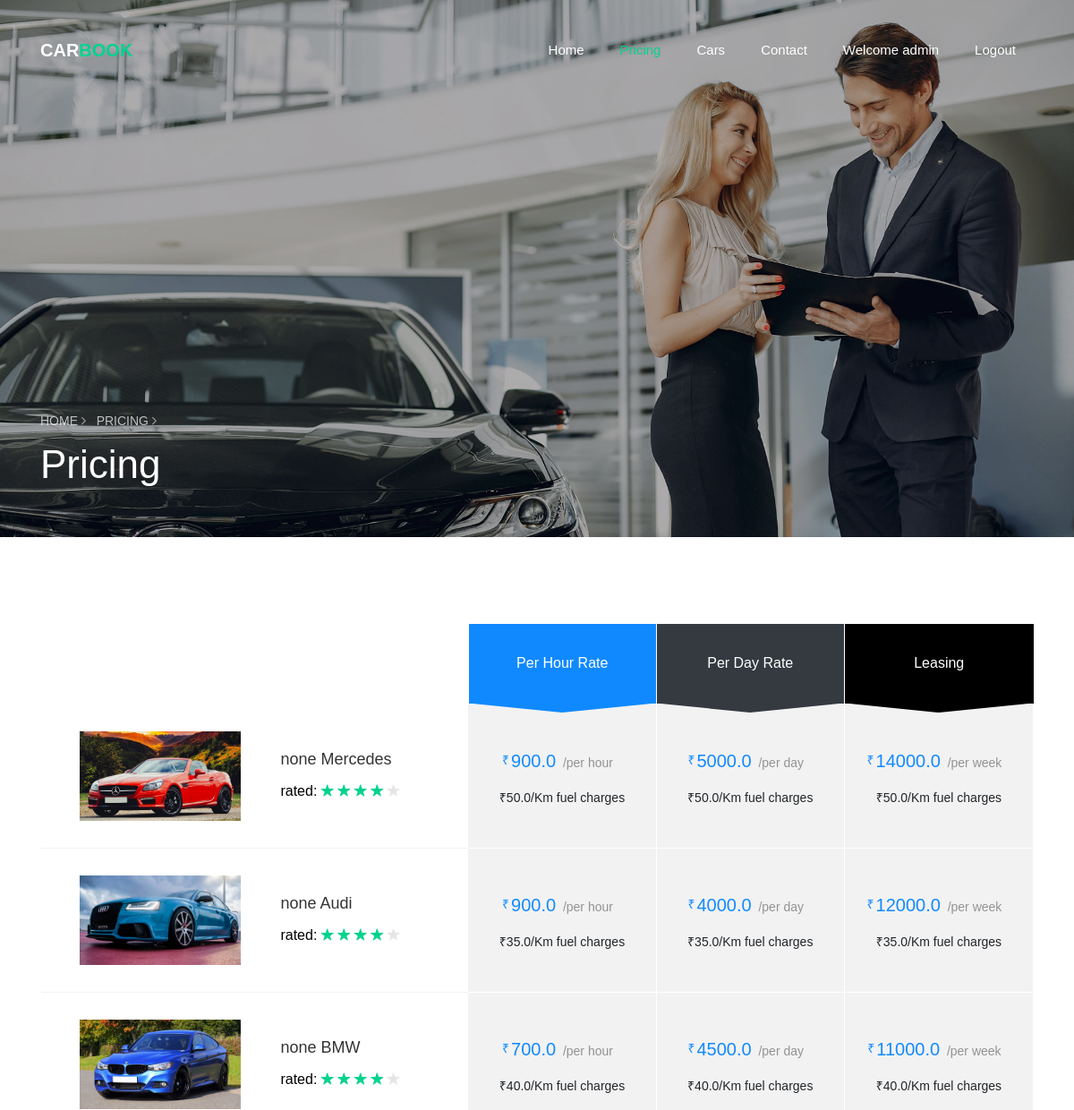
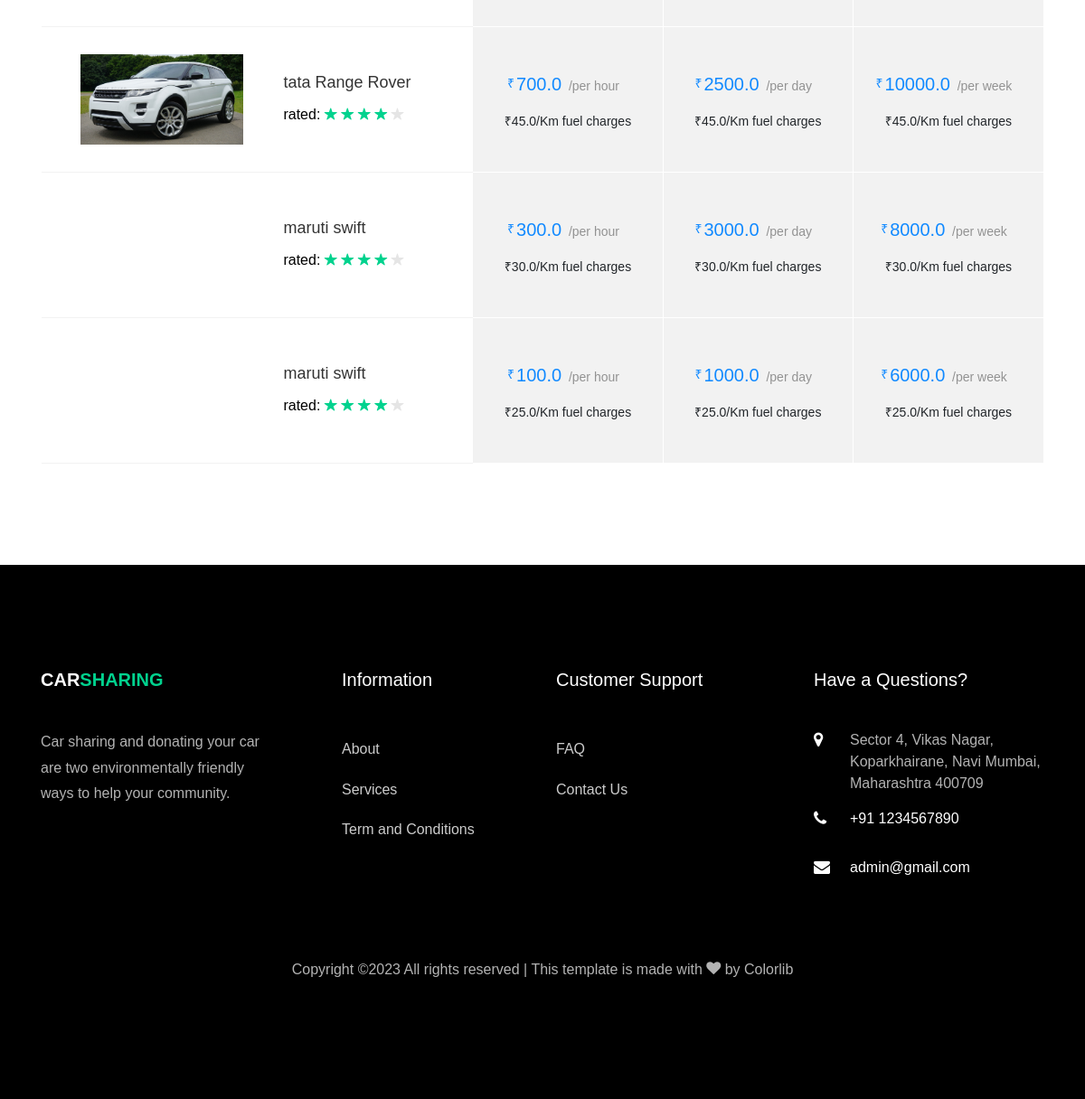
The page /pricing (signed in) on the database its author committed (2 pictures, top to bottom).
### core/models.py (models this page shows, shortened)
class Car(models.Model):
    name = models.CharField(max_length=100)
    brandname = models.CharField(max_length=100,null='false')
    price_per_day = models.FloatField(default=0.0)
    price_per_hr = models.FloatField(default=0.0)
    price_per_week = models.FloatField(default=0.0)
    fuel_price = models.FloatField(default=0.0)
    seats = models.IntegerField(default=0)
    mileage = models.IntegerField(default=0)
    luggage= models.IntegerField(default=0)
    transmission = models.CharField(default=False,max_length=100)
    fuel_type = models.CharField(default=False,max_length=100)
    image = models.ImageField(upload_to='images/')

### core/views.py (the view)
# urls.py: path('pricing',views.pricing,name='pricing'),
def pricing(request):
    cars = Car.objects.all()
    return render(request,'core/pricing.html',{'cars':cars})

### templates/core/pricing.html (shortened to what this page needs)
<!DOCTYPE html>
{% load static %}
<html lang="en">
  <head>
    <link rel="stylesheet" href="{% static 'css/open-iconic-bootstrap.min.css' %}">
    <link rel="stylesheet" href="{% static 'css/animate.css' %}">
    <link rel="stylesheet" href="{% static 'css/owl.carousel.min.css' %}">
    <link rel="stylesheet" href="{% static 'css/owl.theme.default.min.css' %}">
    <link rel="stylesheet" href="{% static 'css/magnific-popup.css' %}">
    <link rel="stylesheet" href="{% static 'css/aos.css' %}">
    <link rel="stylesheet" href="{% static 'css/ionicons.min.css' %}">
    <link rel="stylesheet" href="{% static 'css/bootstrap-datepicker.css' %}">
    <link rel="stylesheet" href="{% static 'css/jquery.timepicker.css' %}">
    <link rel="stylesheet" href="{% static 'css/flaticon.css' %}">
    <link rel="stylesheet" href="{% static 'css/icomoon.css' %}">
    <link rel="stylesheet" href="{% static 'css/style.css' %}">
  </head>
  <body>
	  <nav class="navbar navbar-expand-lg navbar-dark ftco_navbar bg-dark ftco-navbar-light" id="ftco-navbar">
	    <div class="container">
	      <a class="navbar-brand" href="index.html">Car<span>Book</span></a>
	      <div class="collapse navbar-collapse" id="ftco-nav">
	        <ul class="navbar-nav ml-auto">
	          <li class="nav-item"><a href="/" class="nav-link">Home</a></li>
	          <li class="nav-item active"><a href="#" class="nav-link">Pricing</a></li>
	          <li class="nav-item "><a href="{% url 'car' %}" class="nav-link">Cars</a></li>
	          <li class="nav-item"><a href="{% url 'contact' %}" class="nav-link">Contact</a></li>
				{% if user.is_authenticated %}
                <li class="nav-item"><a href="#" class="nav-link">Welcome {{user.username}}</a></li>
								<li class="nav-item"><a href="{% url 'user_logout' %}" class="nav-link">Logout</a></li>
								{% else %}
                <li class="nav-item"><a href="{% url 'user_login' %}" class="nav-link">Customer Login</a></li>
                <li class="nav-item"><a href="{% url 'dealer_login' %}" class="nav-link">Dealer login</a></li>
	                            {% endif %}
	        </ul>
	      </div>
	    </div>
	  </nav>
    <section class="hero-wrap hero-wrap-2 js-fullheight" style="background-image: url({% static 'images/bg_3.jpg' %});" data-stellar-background-ratio="0.5">
      <div class="overlay"></div>
      <div class="container">
        <div class="row no-gutters slider-text js-fullheight align-items-end justify-content-start">
          <div class="col-md-9 ftco-animate pb-5">
          	<p class="breadcrumbs"><span class="mr-2"><a href="index.html">Home <i class="ion-ios-arrow-forward"></i></a></span> <span>Pricing <i class="ion-ios-arrow-forward"></i></span></p>
            <h1 class="mb-3 bread">Pricing</h1>
          </div>
        </div>
      </div>
    </section>
    <section class="ftco-section ftco-cart">
			<div class="container">
				<div class="row">
    			<div class="col-md-12 ftco-animate">
    				<div class="car-list">
	    				<table class="table">
						    <thead class="thead-primary">
						      <tr class="text-center">
						        <th>&nbsp;</th>
						        <th>&nbsp;</th>
						        <th class="bg-primary heading">Per Hour Rate</th>
						        <th class="bg-dark heading">Per Day Rate</th>
						        <th class="bg-black heading">Leasing</th>
						      </tr>
						    </thead>
						    <tbody>
                           {% for car in cars %}
						      <tr class="">
						      	<td class="car-image"><div class="img" style="background-image:url({{car.image.url}});"></div></td>
						        <td class="product-name">
						        	<h3>{{car.brandname}} {{car.name}}</h3>
						        	<p class="mb-0 rated">
						        		<span>rated:</span>
						        		<span class="ion-ios-star"></span>
						        		<span class="ion-ios-star"></span>
						        		<span class="ion-ios-star"></span>
						        		<span class="ion-ios-star"></span>
						        		<span class="ion-ios-star"></span>
						        	</p>
						        </td>
						            <td class="price">
						        	<div class="price-rate">
							        	<h3>
							        		<span class="num"><small class="currency">₹</small>{{car.price_per_hr}}</span>
							        		<span class="per">/per hour</span>
							        	</h3>
							        	<span class="subheading">₹{{car.fuel_price}}/Km fuel charges</span>
						        	</div>
						        </td>
						        <td class="price">
						        	<div class="price-rate">
							        	<h3>
							        		<span class="num"><small class="currency">₹</small> {{car.price_per_day}}</span>
							        		<span class="per">/per day</span>
							        	</h3>
							        	<span class="subheading">₹{{car.fuel_price}}/Km fuel charges</span>
						        </div>
						        </td>
						        <td class="price">
						        	<div class="price-rate">
							        	<h3>
							        		<span class="num"><small class="currency">₹</small>{{car.price_per_week}}</span>
							        		<span class="per">/per week</span>
							        	</h3>
							        	<span class="subheading">₹{{car.fuel_price}}/Km fuel charges</span>
							        </div>
						        </td>
						      </tr>
                            {% endfor %}
						    </tbody>
						  </table>
					  </div>
    			</div>
    		</div>
			</div>
		</section>
    <footer class="ftco-footer ftco-bg-dark ftco-section">
      <div class="container">
        <div class="row mb-5">
          <div class="col-md">
            <div class="ftco-footer-widget mb-4">
              <h2 class="ftco-heading-2"><a href="/" class="logo">Car<span>Sharing</span></a></h2>
              <p>Car sharing and donating your car are two environmentally friendly ways to help your community.</p>
            </div>
          </div>
          <div class="col-md">
            <div class="ftco-footer-widget mb-4 ml-md-5">
              <h2 class="ftco-heading-2">Information</h2>
              <ul class="list-unstyled">
                <li><a href="#" class="py-2 d-block">About</a></li>
                <li><a href="#" class="py-2 d-block">Services</a></li>
                <li><a href="#" class="py-2 d-block">Term and Conditions</a></li>
              </ul>
            </div>
          </div>
          <div class="col-md">
             <div class="ftco-footer-widget mb-4">
              <h2 class="ftco-heading-2">Customer Support</h2>
              <ul class="list-unstyled">
                <li><a href="#" class="py-2 d-block">FAQ</a></li>
                <li><a href="#" class="py-2 d-block">Contact Us</a></li>
              </ul>
            </div>
          </div>
          <div class="col-md">
            <div class="ftco-footer-widget mb-4">
            	<h2 class="ftco-heading-2">Have a Questions?</h2>
            	<div class="block-23 mb-3">
	              <ul>
	                 <li><span class="icon icon-map-marker"></span><span class="text">Sector 4, Vikas Nagar, Koparkhairane, Navi Mumbai, Maharashtra 400709</span></li>
	                <li><a href="#"><span class="icon icon-phone"></span><span class="text">+91 1234567890</span></a></li>
	                <li><a href="mailto:admin@gmail.com"><span class="icon icon-envelope"></span><span class="text">admin@gmail.com</span></a></li>
	              </ul>
	            </div>
            </div>
          </div>
        </div>
        <div class="row">
          <div class="col-md-12 text-center">
            <p>
  Copyright &copy;<script>document.write(new Date().getFullYear());</script> All rights reserved | This template is made with <i class="icon-heart color-danger" aria-hidden="true"></i> by <a href="https://colorlib.com" target="_blank">Colorlib</a>
  </p>
          </div>
        </div>
      </div>
    </footer>
  </body>
</html>

### static/css/icomoon.css (style rules this page uses)
[class^="icon-"], [class*=" icon-"] { font-family: 'icomoon' !important; speak: none; font-style: normal; font-weight: normal; font-variant: normal; text-transform: none; line-height: 1; -webkit-font-smoothing: antialiased; -moz-osx-font-smoothing: grayscale; }
.icon-heart:before { content: "\f004"; }
.icon-map-marker:before { content: "\f041"; }
.icon-phone:before { content: "\f095"; }
.icon-envelope:before { content: "\f0e0"; }

### rows shown on the page
Car: image (picture), brandname "none", name "Mercedes", price_per_hr "900.0", fuel_price "50.0", price_per_day "5000.0", price_per_week "14000.0"
Car: image (picture), brandname "none", name "Audi", price_per_hr "900.0", fuel_price "35.0", price_per_day "4000.0", price_per_week "12000.0"
Car: image (picture), brandname "none", name "BMW", price_per_hr "700.0", fuel_price "40.0", price_per_day "4500.0", price_per_week "11000.0"
Car: image (picture), brandname "tata", name "Range Rover", price_per_hr "700.0", fuel_price "45.0", price_per_day "2500.0", price_per_week "10000.0"
Car: brandname "maruti", name "swift", price_per_hr "300.0", fuel_price "30.0", price_per_day "3000.0", price_per_week "8000.0"
Car: brandname "maruti", name "swift", price_per_hr "100.0", fuel_price "25.0", price_per_day "1000.0", price_per_week "6000.0"

### other values the page prints
{{ user.username }} "admin"
